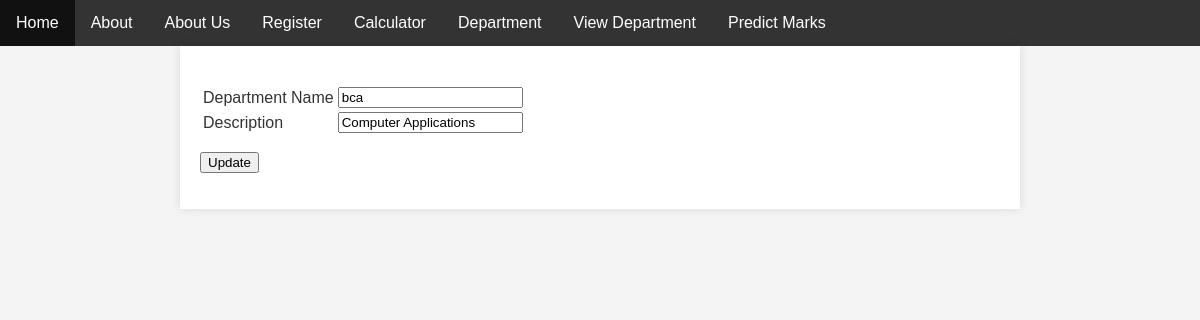
The page /departmentupdate/2 on the database as committed earlier.
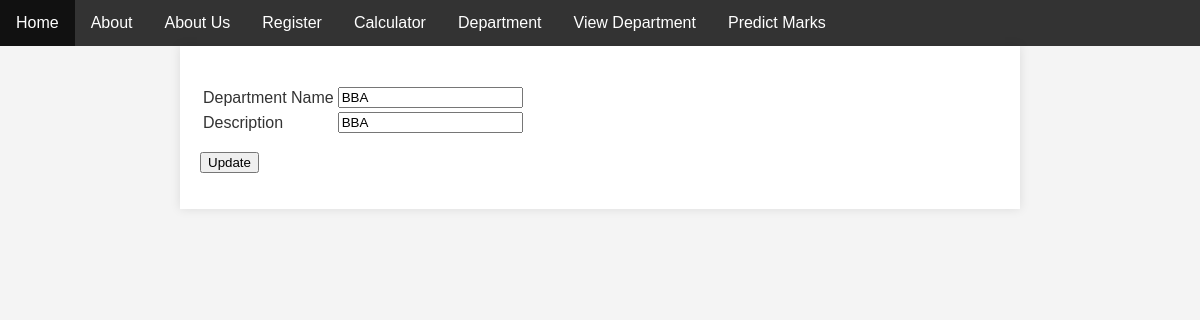
The same page on the database as committed later.
### basics/models.py (models this page shows)
class StudentDepartment(models.Model):
    DEPT_NAME = models.CharField(max_length=500)
    DEPT_DESC = models.CharField(max_length=500)

### basics/views.py (the view, shortened to what this page needs)
# urls.py: path('departmentupdate/<id>',departmentupdate,name="departmentupdate"),
def departmentupdate(request,id):
    getdepartments=StudentDepartment.objects.get(id=id)
    return render(request,'departmentupdate.html',context={'getdepartments':getdepartments})

### basics/templates/departmentupdate.html (shortened to what this page needs)
<html>
    <head>
    </head>
    <body>
        {% extends 'index.html'%}
        {% block content%}
        <br/>
        <form method="POST">
            <table>
                <tr>
                  <td>Department Name</td>
                  <td>
                    <input type="text" name="textdepartmentname" class="form-control" value="{{getdepartments.DEPT_NAME}}" placeholder="Dept name" required/>
                  </td>
                </tr>
                <tr>
                  <td>Description</td>
                  <td>
                    <input type="text" name="textdepartmentdesc" class="form-control" value="{{getdepartments.DEPT_DESC}}" placeholder="description" required/>
                  </td>
                </tr>
              </table>
                    <button type="submit" class="btn btn-primary" name="submit">Update</button>
        </form>
        {% endblock %}

Rows that differ between the two databases and show on the page:
changed StudentDepartment: textdepartmentname "bca" → "BBA"; textdepartmentdesc "Computer Applications" → "BBA"
